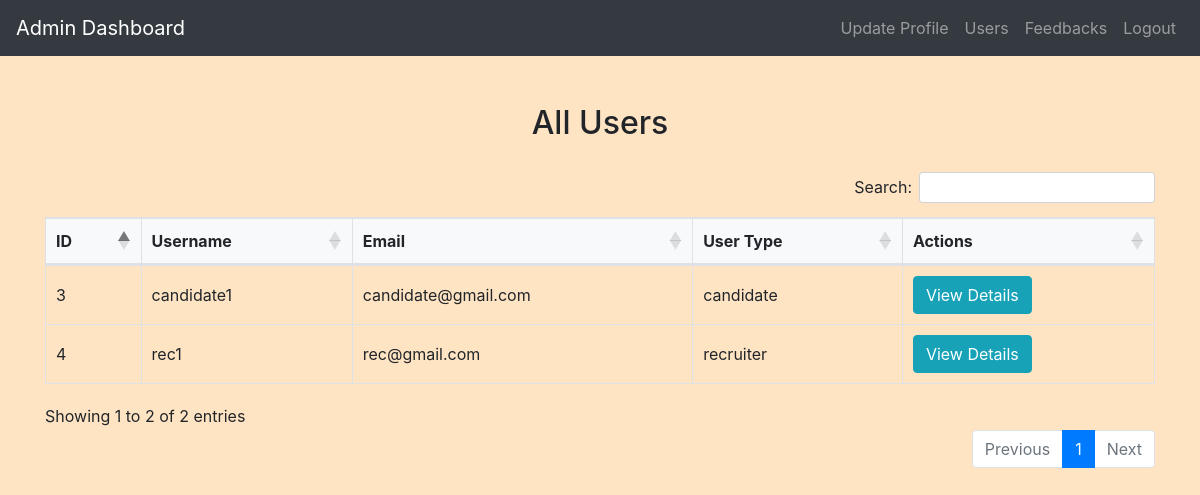
Before: /admin/view_users.php (signed in) with the older database file.
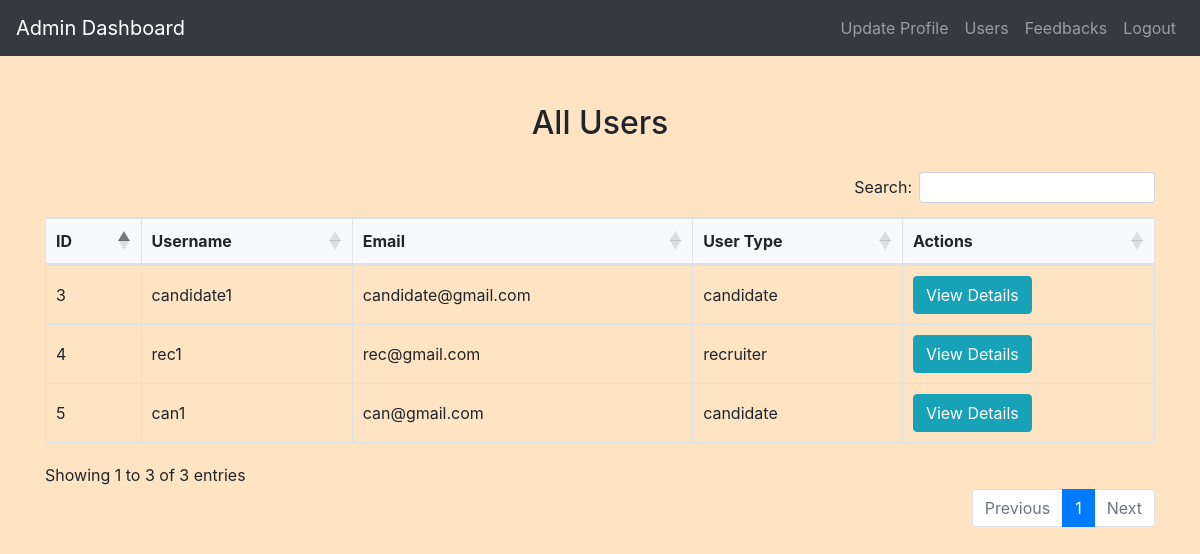
After: the same page with the newer database file.
### tables this page shows
CREATE TABLE `users` (
  `id` int(11) NOT NULL,
  `username` varchar(50) NOT NULL,
  `password` varchar(255) NOT NULL,
  `email` varchar(100) NOT NULL,
  `phone` varchar(20) NOT NULL,
  `age` int(11) DEFAULT NULL,
  `usertype` varchar(20) DEFAULT NULL,
  `name` varchar(50) DEFAULT NULL,
  `cnic` varchar(50) DEFAULT NULL,
  `address` varchar(100) DEFAULT NULL,
  `town` varchar(100) DEFAULT NULL,
  `region` varchar(100) DEFAULT NULL,
  `postcode` varchar(100) DEFAULT NULL,
  `country` varchar(100) DEFAULT NULL
);

### admin/view_users.php (the view, shortened to what this page needs)
<?php
include('config.php');
$sql = "SELECT id, username, email, usertype FROM Users";
$result = mysqli_query($conn, $sql);
?>
<!DOCTYPE html>
<html>
<head>
    <link rel="stylesheet" href="https://maxcdn.bootstrapcdn.com/bootstrap/4.5.2/css/bootstrap.min.css">
    <link rel="stylesheet" href="../css/style.css">
    <link rel="stylesheet" href="https://cdn.datatables.net/1.11.5/css/dataTables.bootstrap4.min.css">
    <link rel="stylesheet" href="https://cdn.datatables.net/buttons/2.2.2/css/buttons.bootstrap4.min.css">
</head>
<body>
<?php include('admin_navbar.php'); ?>
<div class="container mt-5">
    <h2>All Users</h2>
    <table id="usersTable" class="table table-bordered">
        <thead>
            <tr>
                <th>ID</th>
                <th>Username</th>
                <th>Email</th>
                <th>User Type</th>
                <th>Actions</th>
            </tr>
        </thead>
        <tbody>
            <?php while ($row = mysqli_fetch_assoc($result)) { ?>
                <tr>
                    <td><?php echo htmlspecialchars($row['id']); ?></td>
                    <td><?php echo htmlspecialchars($row['username']); ?></td>
                    <td><?php echo htmlspecialchars($row['email']); ?></td>
                    <td><?php echo htmlspecialchars($row['usertype']); ?></td>
                    <td>
                        <a href="view_user_details.php?id=<?php echo $row['id']; ?>" class="btn btn-info">View Details</a>
                    </td>
                </tr>
            <?php } ?>
        </tbody>
    </table>
</div>
</body>
</html>

### admin/admin_navbar.php (shortened to what this page needs)
<nav class="navbar navbar-expand-lg navbar-dark bg-dark">
  <a class="navbar-brand" href="admin_home.php">Admin Dashboard</a>
  <div class="collapse navbar-collapse" id="navbarNav">
    <ul class="navbar-nav ml-auto">
      <li class="nav-item ">
        <a class="nav-link" href="update_admin.php">Update Profile</a>
      </li>
      <li class="nav-item ">
        <a class="nav-link" href="view_users.php">Users</a>
      </li>
      <li class="nav-item ">
        <a class="nav-link" href="admin_feedback.php">Feedbacks</a>
      </li>
      <li class="nav-item">
        <a class="nav-link" href="logout.php">Logout</a>
      </li>
    </ul>
  </div>
</nav>

### css/style.css (style rules this page uses)
body { background-color: bisque; }
h1, h2, h3, h4 { text-align: center; margin-top: 30px; margin-bottom: 30px; }
.table { width: 100%; border-collapse: collapse; margin-top: 20px; }
.table th, .table td { padding: 10px; border: 1px solid #dee2e6; }
.table thead th { background-color: #f8f9fa; font-weight: bold; text-align: center; }
.table tbody td { vertical-align: middle; }

Changed rows visible on the page:
added users: id "5", username "can1", email "can@gmail.com", usertype "candidate"
Other visible differences:
text written by a page script: "Search: Showing 1 to 2 of 2 entries Previous 1 Next" → "Search: Showing 1 to 3 of 3 entries Previous 1 Next"
